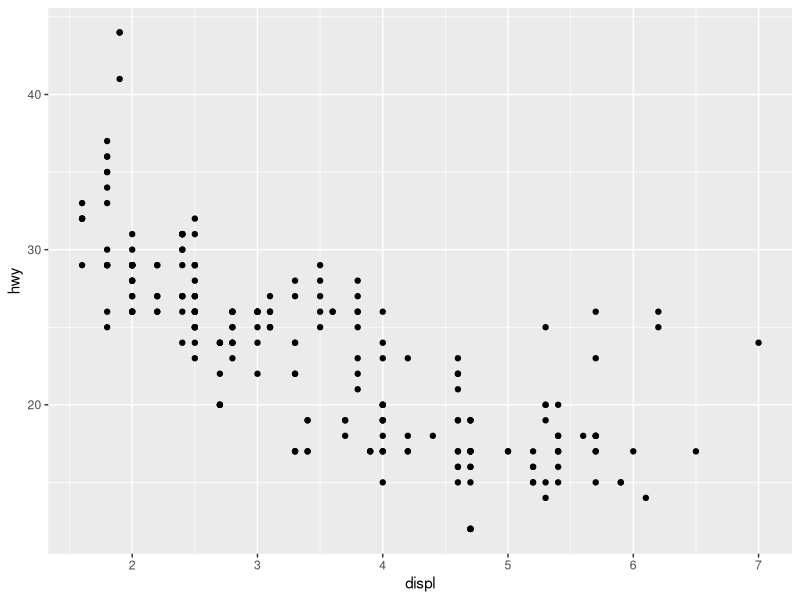
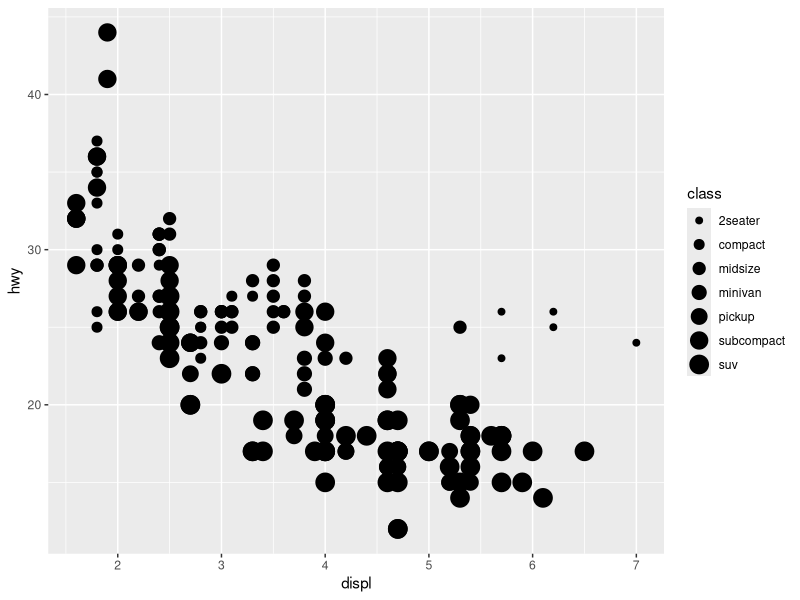
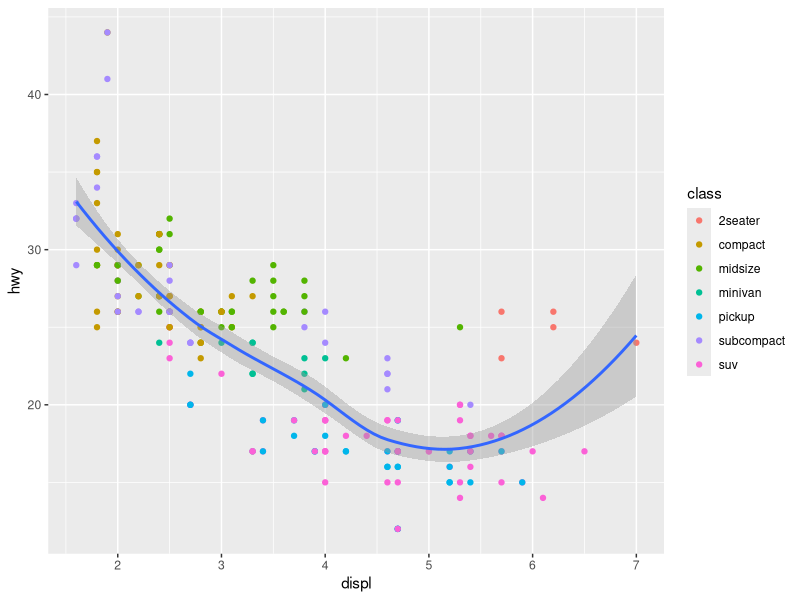
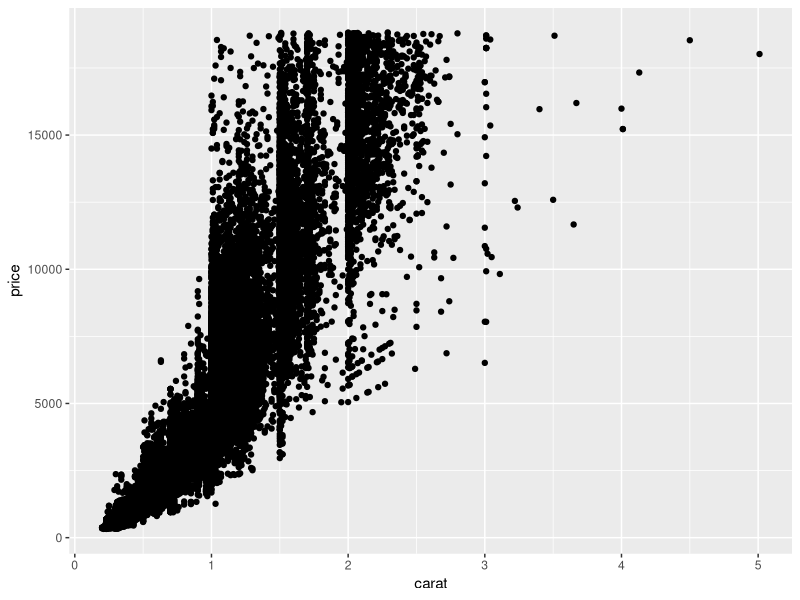
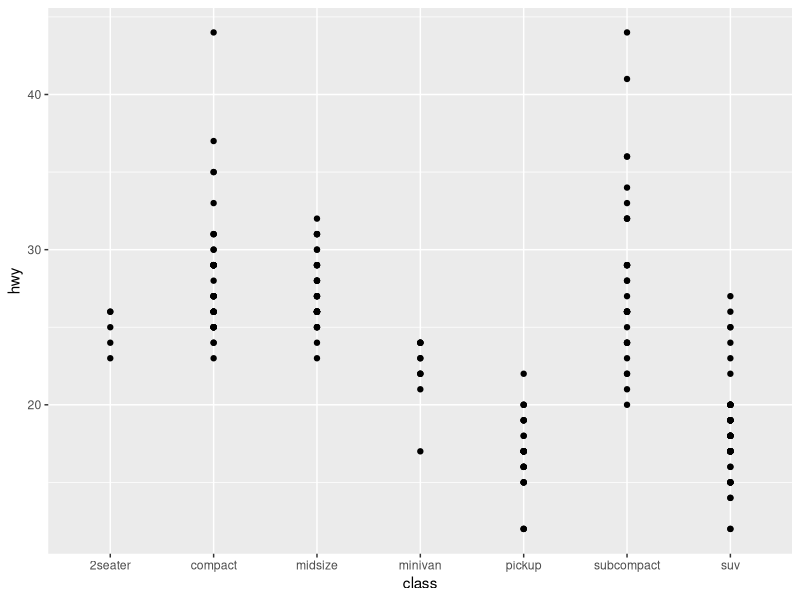
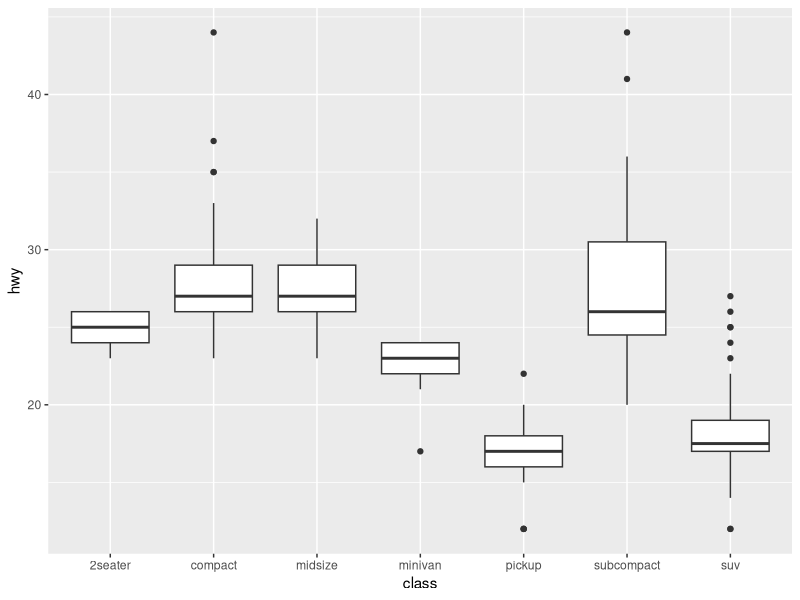

Write R code to recreate these figures, in order.
# exercises for the life coding session
library(tidyverse)


# Aesthetics --------------------------------------------------------------

# Does it matter if you call the data within the ggplot() argument or in the geom
# argument? Do you always need to type 'data = dat', 'mapping = aes()'?
###
ggplot(data = mpg) + 
  geom_point(mapping = aes(x = displ, y = hwy))
###


# In our first example, we mapped class to the color aesthetic, 
# but we could have mapped class to the size aesthetic in the same way. 
# In this case, the exact size of each point would reveal its class affiliation. 
# Try to map class to the size aesthetic. Is it a good idea? 
# Can you improve it?
# Hint: Use alpha and/or stroke. Do we need to set it within the aes() argument?
###
ggplot(data = mpg) + 
  geom_point(mapping = aes(x = displ, y = hwy, size = class))
###


# Can you set both size and colour to class? What happens to the legend?
###

###


# Or you could have mapped class to the alpha aesthetic, 
# which controls the transparency of the points, 
# or to the shape aesthetic, which controls the shape of the points. Try both. What 
# happens to the symbol for SUVs? Look at the warnings. 
###

###

# What happens when you map a level to an aesthetic outside of aes()?
###

###


# Use our first example and colour all point blue. 
# What happens when you set one colour within aes()?
###

###


# Map a continuous variable to color, size, and shape. 
# How do these aesthetics behave differently for categorical vs. continuous variables?
###

###


# What happens if you map an aesthetic to something other than a variable name, 
# like aes(colour = displ < 5)? Note, you'll also need to specify x and y.
###

###


# Can you set the aesthetics to a variable not included in the plot?
###

###


# Facetting ---------------------------------------------------------------


# What happens if you try to facet by a continuous variable like hwy? 
###

###


# Use facetting to explore the 3-way relationship between fuel economy, engine size, 
# and number of cylinders. Can you even visualise the class in your plot?
###

###



# Geometries --------------------------------------------------------------


# An important argument to geom_smooth() is the method, which allows you to choose 
# which type of model is used to fit the smooth curve.
# Look into the documentation and change the method in our plot to a linear model. 
###

###


# I don't like the grey margin of error. Change it to coral. Change the line to red.
###

###


# What happens when you set aes(group = class) in geom_smooth in the prev. plot?
# Play around with the colour and fill argument. 
###

###


# Can you overwrite the data argument in a subsequent geom? 
# Filter the mpg dataset for the subcompact cars within geom_smooth to display only a 
# subset of the data. 
###
ggplot(data = mpg, mapping = aes(x = displ, y = hwy)) + 
  geom_point(mapping = aes(color = class)) + 
  geom_smooth()
###


# In the previous plot, can you colour the points based on the y-axis, such as points
# above 30 get a different colour than points below.
# I don't like the legend, can you remove it?
###

###


# What is the problem with the following plot. Use geom_bin2d to solve it.
###
ggplot(data = diamonds) +
  geom_point(mapping = aes(x = carat, y = price))
###


# What is the problem with the following plot. Use geom_jitter to solve it.
# Can you improve the plot? 
# Hint: Use width
###
ggplot(mpg) +
  geom_point(aes(class, hwy))
###


# Take the line plot and place thick wite line below the geom_line at uempmed = 10. 
# Hint: Look for a useful line_geom. 
# Can you add a red line at year 1990?
###
  
###


# One challenge with the following plot is that the ordering
# of class is alphabetical, which is not terribly useful. 
# How could you change the factor levels to be more informative?
# Hint: Use reorder()
# Can you sort it in a descending order?
###
ggplot(mpg, aes(class, hwy)) + geom_boxplot()
###

